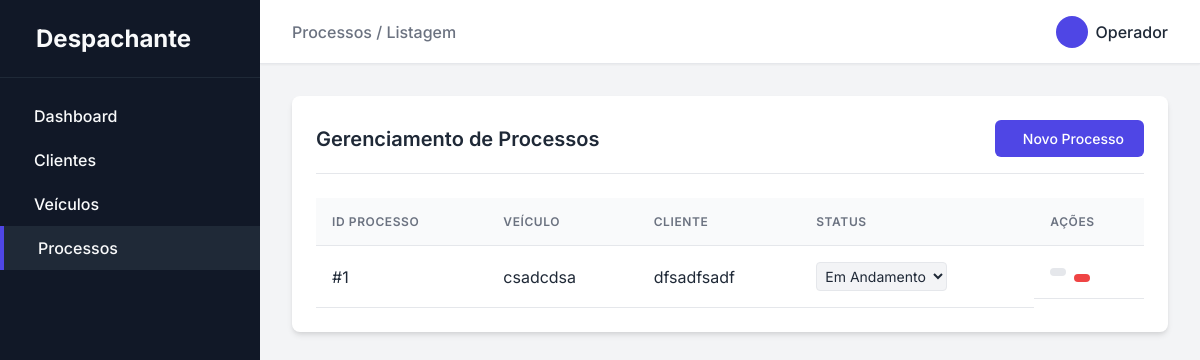
The app's page /processos, older data.
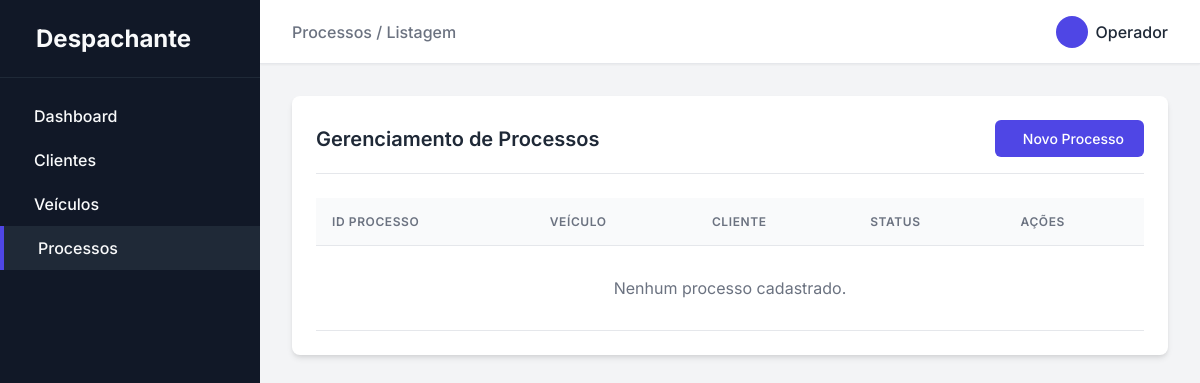
The same page, newer data.
### app/models.py (models this page shows)
class Processo(db.Model):
    __tablename__ = 'processo'
    id = db.Column(db.Integer, primary_key=True)
    veiculo_id = db.Column(db.Integer, db.ForeignKey('veiculo.id'))
    cliente_id = db.Column(db.Integer, db.ForeignKey('cliente.id'))
    status = db.Column(db.String(50), nullable=False, default='Em Andamento')

class Veiculo(db.Model):
    __tablename__ = 'veiculo'
    id = db.Column(db.Integer, primary_key=True)
    placa = db.Column(db.String(50), nullable=False)
    renavam = db.Column(db.String(50), nullable=False)
    chassis = db.Column(db.String(50), nullable=False)
    grupo = db.Column(db.String(50), nullable=False)
    placa_anterior = db.Column(db.String(50), nullable=False)
    proprietario_anterior = db.Column(db.String(50), nullable=False)
    cpf__cnpj_anterior = db.Column(db.String(50), nullable=False)
    marca__modelo = db.Column(db.String(50), nullable=False)
    tipo = db.Column(db.String(50), nullable=False)
    especie = db.Column(db.String(50), nullable=False)
    cor = db.Column(db.String(50), nullable=False)
    combustivel = db.Column(db.String(50), nullable=False)
    categoria = db.Column(db.String(50), nullable=False)
    ano_fabricacao = db.Column(db.String(50), nullable=False)
    ano_modelo = db.Column(db.String(50), nullable=False)
    cilindradas = db.Column(db.String(50), nullable=False)
    potencia = db.Column(db.String(50), nullable=False)
    passageiros = db.Column(db.String(50), nullable=False)
    proprietario_id = db.Column(db.Integer, db.ForeignKey('cliente.id'))
    processos = db.relationship('Processo', backref='veiculo', lazy=True)

class Cliente(db.Model):
    __tablename__ = 'cliente'
    id = db.Column(db.Integer, primary_key=True)
    nome = db.Column(db.String(50), nullable=False)
    vencimento_cnh = db.Column(db.Date, nullable=False)
    nome_pai = db.Column(db.String(50), nullable=False)
    nome_mae = db.Column(db.String(50), nullable=False)
    cpf__cnpj = db.Column(db.String(50), nullable=False)
    rg = db.Column(db.String(50), nullable=False)
    data_nascimento = db.Column(db.Date, nullable=False)
    email = db.Column(db.String(50), nullable=False)
    telefone = db.Column(db.String(50), nullable=False)
    endereco_id = db.Column(db.Integer, db.ForeignKey('endereco.id'))
    veiculos = db.relationship('Veiculo', backref='cliente', lazy=True)
    processos = db.relationship('Processo', backref='cliente', lazy=True)

### app/routes/home.py (the view)
@bp.route('/processos')
def processos():
    processos = Processo.query.all()
    return render_template('processos/index.html', processos=processos)

### app/templates/processos/index.html (shortened to what this page needs)
{% extends 'base.html' %}
{% block breadcrumb %}Processos / Listagem{% endblock %}
{% block content %}
<div class="card">
    <div class="card-header">
        <h2 class="card-title">Gerenciamento de Processos</h2>
        <a href="{{ url_for('home.processo_novo') }}" class="btn btn-primary">
            Novo Processo
        </a>
    </div>
    <div class="table-responsive">
        <table class="table">
            <thead>
                <tr>
                    <th>ID Processo</th>
                    <th>Veículo</th>
                    <th>Cliente</th>
                    <th>Status</th>
                    <th>Ações</th>
                </tr>
            </thead>
            <tbody>
                {% for processo in processos %}
                <tr>
                    <td>#{{ processo.id }}</td>
                    <td>{{ processo.veiculo.placa if processo.veiculo else '-' }}</td>
                    <td>{{ processo.cliente.nome if processo.cliente else '-' }}</td>
                    <td>
                        <form action="{{ url_for('home.processo_alterar_status', id=processo.id) }}" method="POST" style="margin: 0;">
                            <select name="status" onchange="this.form.submit()" class="form-control" style="padding: 0.25rem; font-size: 0.875rem; border-radius: 0.25rem; width: auto; display: inline-block; border: 1px solid var(--border-color); background-color: var(--bg-color); color: var(--text-color);">
                                <option value="Em Andamento" {% if processo.status == 'Em Andamento' %}selected{% endif %}>Em Andamento</option>
                            </select>
                        </form>
                    </td>
                    <td class="actions" style="display: flex; gap: 0.5rem; align-items: center;">
                        <a href="{{ url_for('home.processo_editar', id=processo.id) }}" class="btn btn-secondary" style="padding: 0.25rem 0.5rem;"></a>
                        <form action="{{ url_for('home.processo_excluir', id=processo.id) }}" method="POST" style="margin: 0; display: inline;" onsubmit="return confirm('Tem certeza que deseja excluir este processo?');">
                            <button type="submit" class="btn btn-danger" style="padding: 0.25rem 0.5rem; border: none; cursor: pointer;"></button>
                        </form>
                    </td>
                </tr>
                {% else %}
                <tr>
                    <td colspan="5" style="text-align: center; color: var(--text-muted); padding: 2rem;">Nenhum processo cadastrado.</td>
                </tr>
                {% endfor %}
            </tbody>
        </table>
    </div>
</div>
{% endblock %}

Row changes from the older to the newer data that the page shows:
removed Processo: id "1", veiculo "csadcdsa", cliente "dfsadfsadf", status "Em Andamento"
Text that changed along with them:
text now shown: "Nenhum processo cadastrado."
